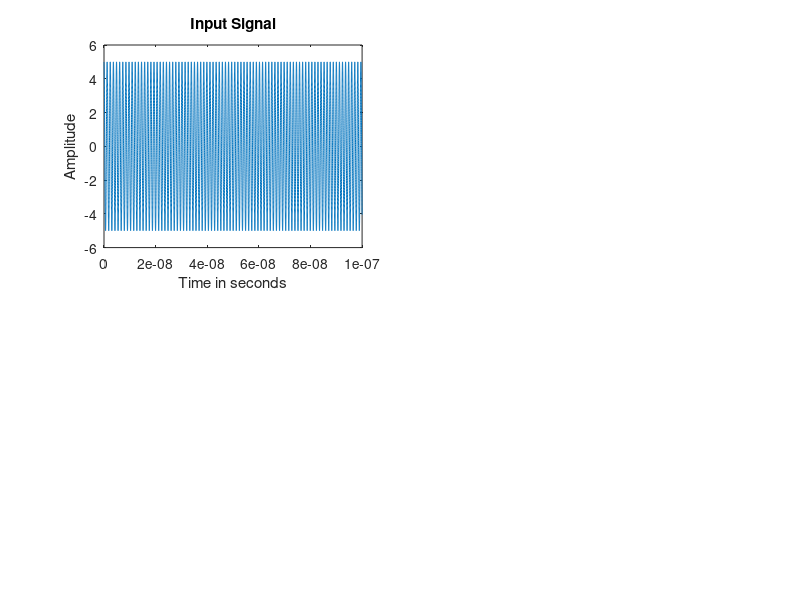

Source code (MATLAB): (Note: this script raises an error after producing the figure.)
clc;
clear all;                          %% Clear all previous values in command window
close all;                          %% Close all previous tabs open

%% Given Parameters
d = 4000;       % Distance between transmitter and receiver in meters
h = 500;        % Height of BTS tower
p = pi;         % Value of pi
c = 3e8;        % Speed of light
h1 = 48000;     % Height from TX antenna to ionospheric layer

%% Calculating Path Distances
d2 = 2 * sqrt((d/2)^2 + h1^2);  % Distance due to ionospheric reflection
d1 = 2 * sqrt((d/2)^2 + h^2);   % Distance due to ground reflection

%% Defining Step-Size, Frequency, and Time Parameters
Fs = 250e2;                      % Time samples
f = 824e6:400:834e6;             % Frequency range
fs = 1668e6;                     % Sampling frequency
t = 0:4e-12:0.1e-6;              % FM signal time vector

%% Input Signal
A = input("Enter the value of amplitude: ");
w = 2 * p * f;
x = A * cos(w .* t);

figure(1);
subplot(2,2,1);
plot(t, x);
title("Input Signal");
xlabel("Time in seconds");
ylabel("Amplitude");

%% Calculating Time Delays
u0 = d / c;
u1 = d1 / c;
u2 = d2 / c;

%% Calculating Attenuation Factors
a0 = 1 / d;             % Direct path
a1 = (1 / d1) * 0.9;   % Ground-reflected path (R = 0.9)
a2 = (1 / d2) * 0.5;   % Ionospheric reflection (R = 0.5)

%% Output Signals with Delay
y0 = a0 * delayseq(x, u0);
y1 = a1 * delayseq(x, u1);
y2 = a2 * delayseq(x, u2);

subplot(2,2,2);
plot(t, y0, 'm');
title("DIRECT PATH Received Signal");
xlabel("Time in seconds");
ylabel("Amplitude");

subplot(2,2,3);
plot(t, y1, 'g');
title("GROUND Reflected Received Signal");
xlabel("Time in seconds");
ylabel("Amplitude");

subplot(2,2,4);
plot(t, y2);
title("IONOSPHERIC Reflected Received Signal");
xlabel("Time in seconds");
ylabel("Amplitude");

%% Adding Zeros
nd0 = ceil(u0 * fs);
nd1 = ceil(u1 * fs);
nd2 = ceil(u2 * fs);

z1 = zeros(1, nd0);
z2 = zeros(1, nd1);
z3 = zeros(1, nd2);

Y0 = horzcat(z1, y0);
Y1 = horzcat(z2, y1);
Y2 = horzcat(z3, y2);

%% Making Vectors Equal in Length
maxLength = max([length(Y0), length(Y1), length(Y2)]);
Y0(length(Y0)+1:maxLength) = 0;
Y1(length(Y1)+1:maxLength) = 0;
Y2(length(Y2)+1:maxLength) = 0;

%% Received Signal
Y = Y0 + Y1 + Y2;

figure(3);
subplot(2,2,1);
plot(Y0, 'm');
title("Signal 1 (after adding zeros)");
xlabel("Time in seconds");
ylabel("Amplitude");

subplot(2,2,2);
plot(Y1, 'g');
title("Signal 2 (after adding zeros)");
xlabel("Time in seconds");
ylabel("Amplitude");

subplot(2,2,3);
plot(Y2);
title("Signal 3 (after adding zeros)");
xlabel("Time in seconds");
ylabel("Amplitude");

subplot(2,2,4);
plot(Y, 'r');
title("Received Signal");
xlabel("Time in seconds");
ylabel("Amplitude");

%% FFT Calculation
fs = 1668e6;  % Sampling frequency, considering fm = 834MHz and fs = 2*fm
q = fft(Y);
n = length(q);
Q = abs(q);
fbins = linspace(0, fs/2 - fs/n, n);

figure;
plot(fbins, Q);
title('Output of FFT');
xlabel('Frequency');
ylabel('Amplitude');
